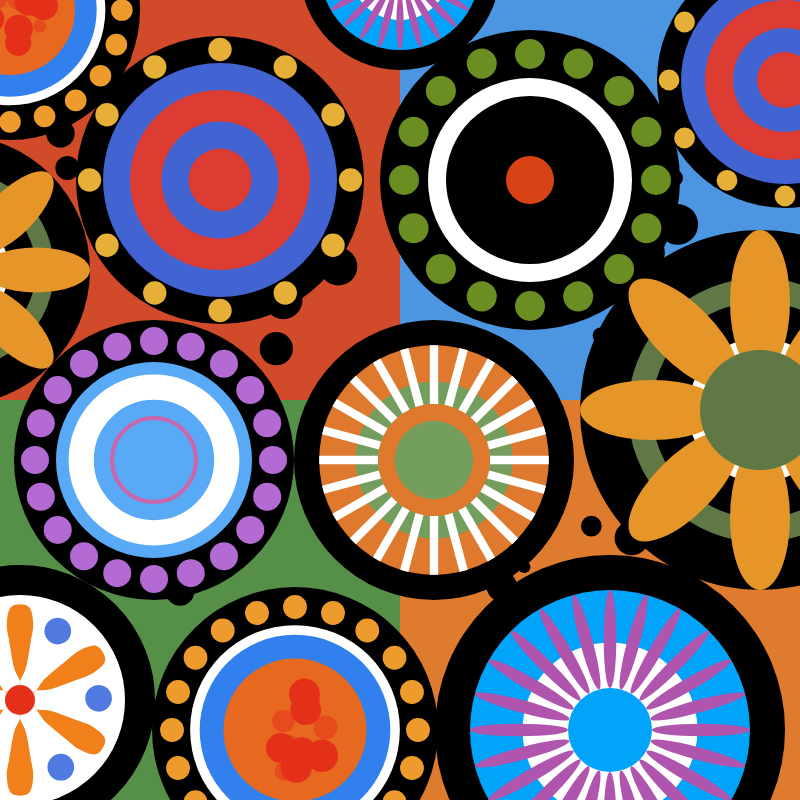
Frame 1 (no input)
Frame 60 (no input): identical to frame 1, image omitted
Frame 120 (the mouse pressed at the canvas centre since frame 60): identical to frame 1, image omitted

The p5.js sketch that drew this single still picture (run headless with seeded random() and noise() and a simulated clock; from frame 60 on, the mouse is pressed at the canvas centre):

// p5.js sketch
// ── sketch.js
// ========================
// 800x800 Canvas – CircleArt Version
// ========================
let cnv, t = 0;  

const NOISE = {
  animate: true,
  speed: 0.02,
  wiggle: 24,
  sMin: 0.85,
  sMax: 1.15,
  rotMax: 18
};

/**
 * Initialize the canvas and set up the drawing environment
 */
function setup() {
  cnv = createCanvas(800, 800);
  centerCanvas();
  angleMode(DEGREES);
}

/**
 * Center the canvas on the window
 */
function centerCanvas() {
  let x = (windowWidth - width) / 2;
  let y = (windowHeight - height) / 2;
  x = max(0, x);
  y = max(0, y);
  cnv.position(x, y);
}

/**
 * Re-center the canvas when the window is resized
 */
function windowResized() {
  centerCanvas();
}

/**
 * Main draw loop - clear the canvas and draw all elements
 */
function draw() {
  if (NOISE.animate) t += NOISE.speed;
  drawBackgroundGrid();  // Draw colored quadrants with random dots
  drawAllCircles(t);      // Draw all circles using t as the parameter
}

/**
 * CircleArt class - represents a scalable, translatable circle composition
 * Each instance stores position, scale, and a custom drawing function
 */
class CircleArt {
  constructor(x, y, scale, drawFn) {
    this.x = x;           // X position on canvas
    this.y = y;           // Y position on canvas
    this.scale = scale;   // Scale multiplier
    this.drawFn = drawFn; // Drawing function for this circle
  }

  /**
   * Display the circle at its position with its scale
   */
  display() {
    push();
    translate(this.x, this.y);
    scale(this.scale);
    this.drawFn();
    pop();
  }
}

/**
 * Draw the background grid with four colored quadrants
 * Each quadrant contains randomly distributed black circles
 */
function drawBackgroundGrid() {
  const cols = ['#d14a2a', '#4c95e0', '#558f48', '#de7b2e'];
  const cell = width / 2;

  // Draw the four background quadrants
  noStroke();
  fill(cols[0]); rect(0, 0, cell, cell);        // Red (top-left)
  fill(cols[1]); rect(cell, 0, cell, cell);     // Blue (top-right)
  fill(cols[2]); rect(0, cell, cell, cell);     // Green (bottom-left)
  fill(cols[3]); rect(cell, cell, cell, cell);  // Orange (bottom-right)

  // Use fixed random seed for consistent dot placement
  randomSeed(9103);

  // Configuration for dots in each quadrant
  const dotConfig = [
    { gx: 0, gy: 0, count: 25, rMin: 15, rMax: 45 }, // Red quadrant
    { gx: 1, gy: 0, count: 25, rMin: 15, rMax: 45 }, // Blue quadrant
    { gx: 0, gy: 1, count: 15, rMin: 10, rMax: 36 }, // Green quadrant
    { gx: 1, gy: 1, count: 15, rMin: 10, rMax: 36 }  // Orange quadrant
  ];

  // Draw random dots in each quadrant
  for (const q of dotConfig) {
    const baseX = q.gx * cell;
    const baseY = q.gy * cell;

    for (let i = 0; i < q.count; i++) {
      const r = random(q.rMin, q.rMax);

      // Scatter dots across the quadrant with a margin to keep them in bounds
      const margin = 10;
      const cx = baseX + random(margin + r, cell - margin - r);
      const cy = baseY + random(margin + r, cell - margin - r);

      fill(0);
      noStroke();
      circle(cx, cy, r);
    }
  }
}


/**
 * Create and display all circle compositions
 * Each circle is positioned at specific coordinates with a unique drawing function
 */
function drawAllCircles() {
  const circles = [
    new CircleArt(10, 10, 1.0, drawCircle6),
    new CircleArt(220, 180, 0.9, drawCircle4),
    new CircleArt(400, -30, 0.4, drawCircle7),
    new CircleArt(530, 180, 0.6, drawCircle8),
    new CircleArt(785, 80, 0.8, drawCircle4),

    new CircleArt(-45, 270, 0.9, drawCircle3),
    new CircleArt(154, 460, 1.4, drawCircle1),
    new CircleArt(434, 460, 1.4, drawCircle2),
    new CircleArt(760, 410, 1.2, drawCircle3),

    new CircleArt(20, 700, 1, drawCircle5),
    new CircleArt(295, 730, 1.1, drawCircle6),
    new CircleArt(610, 730, 0.7, drawCircle7),
  ];

  // Display all circles
  for (const c of circles) {
    c.display();
  }
}

/**
 * ==================== CIRCLE #1: Purple Xingyuan ====================
 */
function drawCircle1() {
  const R = 100;
  
  // Define color palette
  const colors = {
    black: "#000",
    purple: "rgb(179,106,210)",
    blue: "rgb(88,170,246)",
    white: "#fff",
    pink: "rgb(204,102,170)"
  };

  // Outer black circle
  noStroke();
  fill(colors.black);
  circle(0, 0, R * 2);

  // Purple dots arranged in a circle
  const dotCount = 20;
  const dotRadius = R * 0.10;
  const padding = R * 0.05;
  const dotCircleRadius = R - dotRadius - padding;
  
  fill(colors.purple);
  for (let i = 0; i < dotCount; i++) {
    const angle = i * (360 / dotCount);
    circle(cos(angle) * dotCircleRadius, sin(angle) * dotCircleRadius, dotRadius * 2);
  }

  // Blue center circle
  fill(colors.blue);
  circle(0, 0, R * 1.40);
  
  // Decorative rings
  noFill();
  stroke(colors.pink);
  strokeWeight(R * 0.035);
  circle(0, 0, R * 1.16);

  stroke(colors.white);
  strokeWeight(R * 0.18);
  circle(0, 0, R * 1.04);

  stroke(colors.pink);
  strokeWeight(R * 0.03);
  circle(0, 0, R * 0.60);
}

/**
 * ==================== CIRCLE #2: Orange-Green Xingyuan ====================
 */
function drawCircle2() {
  const R = 100;
  
  // Define color palette
  const colors = {
    black: "#000",
    orange: "rgb(223,121,45)",
    green: "rgb(116,158,94)",
    white: "#fff"
  };

  // Outer black circle
  noStroke();
  fill(colors.black);
  circle(0, 0, R * 2);

  // Concentric orange and green circles
  const radii = [
    { size: R * 0.82, color: colors.orange },
    { size: R * 0.56, color: colors.green },
    { size: R * 0.40, color: colors.orange },
    { size: R * 0.28, color: colors.green }
  ];

  for (const layer of radii) {
    fill(layer.color);
    circle(0, 0, layer.size * 2);
  }

  // White radial spokes
  const spokeCount = 24;
  const spokeWidth = R * 0.06;
  const innerRadius = R * 0.40;
  const outerRadius = R * 0.82;

  fill(colors.white);
  rectMode(CENTER);
  for (let i = 0; i < spokeCount; i++) {
    push();
    rotate(i * (360 / spokeCount));
    const spokeLength = outerRadius - innerRadius;
    const spokeCenter = (outerRadius + innerRadius) / 2;
    rect(spokeCenter, 0, spokeLength, spokeWidth);
    pop();
  }
}

/**
 * ==================== CIRCLE #3: Flower - Sansan ====================
 */
function drawCircle3() {
  noStroke();
  
  // Outer black circle
  fill(0);
  circle(0, 0, 300);

  // Inner white circle
  fill(255);
  circle(0, 0, 120);

  // Green decorative ring
  noFill();
  stroke(95, 120, 70);
  strokeWeight(20);
  circle(0, 0, 200);

  // Orange petals (8 petals arranged radially)
  noStroke();
  fill(230, 150, 40);
  const petalLength = 120;
  const petalWidth = 50;
  
  for (let i = 0; i < 8; i++) {
    push();
    rotate(i * 45);
    ellipse(0, -90, petalWidth, petalLength);
    pop();
  }

  // Green center circle
  noStroke();
  fill(95, 120, 70);
  circle(0, 0, 100);
}

/**
 * ==================== CIRCLE #4: Blue-Red Layers - Sansan ====================
 */
function drawCircle4() {
  noStroke();

  // Define layer sizes
  const outerBlack = 320;
  const blueD = 260;
  const redOuter = 200;
  const blueInner = 130;
  const redCenter = 70;

  // Draw concentric circles
  fill(0);
  ellipse(0, 0, outerBlack, outerBlack);
  
  fill(66, 100, 210);
  ellipse(0, 0, blueD, blueD);
  
  fill(220, 60, 50);
  ellipse(0, 0, redOuter, redOuter);
  
  fill(66, 100, 210);
  ellipse(0, 0, blueInner, blueInner);
  
  fill(220, 60, 50);
  ellipse(0, 0, redCenter, redCenter);

  // Draw yellow dots arranged in a circle
  fill(230, 175, 55);
  const dotCount = 12;
  const dotSize = 26;
  const outerRadius = outerBlack / 2;
  const blueRadius = blueD / 2;
  const dotRadius = dotSize / 2;
  const centerRadius = (blueRadius + dotRadius + outerRadius - dotRadius) / 2;

  for (let i = 0; i < dotCount; i++) {
    const angle = i * (360 / dotCount);
    ellipse(
      cos(angle) * centerRadius,
      sin(angle) * centerRadius,
      dotSize,
      dotSize
    );
  }
}

/**
 * ==================== CIRCLE #5: Red Petals - Ruby ====================
 */
function drawCircle5() {
  const s = 240;

  // Outer white circle with black stroke
  fill(255);
  strokeWeight(Math.round(s * 0.125));
  stroke("#000");
  circle(0, 0, s);

  // Red center dot
  noStroke();
  fill("#e53019");
  circle(0, 0, Math.round(s * 0.125));

  // Draw 6 petals and decorative elements
  push();
  for (let i = 0; i < 6; i++) {
    rotate(60);
    
    // Orange petal shape
    // Petal defined using curveVertex for smooth shape
    // 
    fill("#f1801b");
    beginShape();
    curveVertex(0, -0.05 * s); 
    curveVertex(0, -0.05 * s);
    curveVertex(-0.001 * s, -0.08 * s);
    curveVertex(-0.025 * s, -0.135 * s);
    curveVertex(-0.045 * s, -0.245 * s);
    curveVertex(-0.055 * s, -0.32 * s);
    curveVertex(-0.035 * s, -0.39 * s);
    curveVertex(0.035 * s, -0.39 * s);
    curveVertex(0.055 * s, -0.32 * s);
    curveVertex(0.045 * s, -0.245 * s);
    curveVertex(0.025 * s, -0.135 * s);
    curveVertex(0.001 * s, -0.08 * s);
    endShape(CLOSE);

    // Blue decorative circle
    fill("#517ae1");
    ellipse(-0.17 * s, -0.28 * s, s / 9.0, s / 9.0);
  }
  pop();
}

/**
 * ==================== CIRCLE #6: Orange Layers - Ruby ====================
 */
function drawCircle6() {
  const s = 260;

  // Outer black circle
  noStroke();
  fill("#000");
  circle(0, 0, s);

  // White ring (2/3 + 1/15 = 11/15 of radius)
  fill("#fff");
  circle(0, 0, s * (11 / 15));

  // Blue ring (2/3 of radius)
  fill("#3280ee");
  circle(0, 0, s * (2 / 3));

  // Orange dots arranged in circle
  const dotCount = 20;
  const dotRadius = s * 0.43;
  const dotSize = s / 12;
  
  fill("#ed9b2c");
  for (let i = 0; i < dotCount; i++) {
    const angle = i * (360 / dotCount) - 90;
    const x = cos(angle) * dotRadius;
    const y = sin(angle) * dotRadius;
    ellipse(x, y, dotSize, dotSize);
  }

  // Orange-red center circle
  fill("#e7691f");
  circle(0, 0, s * 0.5);

  // Red dots with randomness
  fill("#e54b1c");
  for (let i = 0; i < 6; i++) {
    const angle = -90 + (0.8 * 360) / (6 - 1) * i + random(-36, 36);
    const radius = s * 0.1 + random(-0.05 * s, 0.05 * s);
    circle(cos(angle) * radius, sin(angle) * radius, random(0.05, 0.1) * s);
  }

  // Dark red center dots
  fill("#e53019");
  for (let i = 0; i < 6; i++) {
    const angle = -90 + (0.7 * 360) / (6 - 1) * i + random(-36, 36);
    const radius = (i % 2 === 0) ? s * 0.13 : s * 0.08;
    circle(cos(angle) * radius, sin(angle) * radius, random(0.1, 0.12) * s);
  }
}

/**
 * ==================== CIRCLE #7: Blue-Purple - Stannie ====================
 */
function drawCircle7() {
  // Outer black circle
  fill(0);
  ellipse(0, 0, 500, 500);

  // Large blue circle
  fill("#01A4F9");
  ellipse(0, 0, 400, 400);

  // White circle
  fill(255);
  ellipse(0, 0, 250, 250);

  // Inner blue circle
  fill("#01A4F9");
  ellipse(0, 0, 120, 120);

  // Purple radial petals
  fill("#AF55AE");
  const petalCount = 24;
  for (let i = 0; i < petalCount; i++) {
    push();
    rotate((360 / petalCount) * i);
    ellipse(0, -130, 18, 140);
    pop();
  }
}

/**
 * ==================== CIRCLE #8: Green Dots - Stannie ====================
 */
function drawCircle8() {
  // Outer black circle
  fill(0);
  ellipse(0, 0, 500, 500);

  // Green dots arranged around the circle
  fill("#6B8E23");
  const dotCount = 16;
  const dotRadius = 210;
  for (let i = 0; i < dotCount; i++) {
    push();
    rotate((360 / dotCount) * i);
    ellipse(0, -dotRadius, 50, 50);
    pop();
  }

  // Large white circle
  fill(255);
  ellipse(0, 0, 340, 340);

  // Inner black circle
  fill(0);
  ellipse(0, 0, 280, 280);

  // Red center circle
  fill("#D84315");
  ellipse(0, 0, 80, 80);
}
